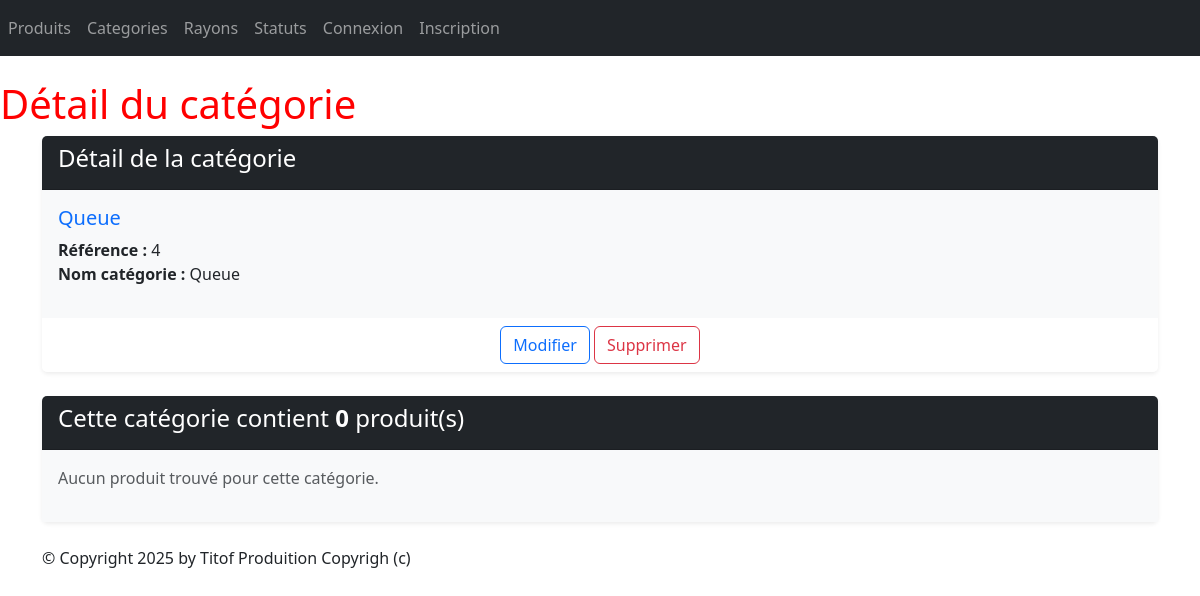
/monApp/categories/4/, run on an earlier commit of the app's database.
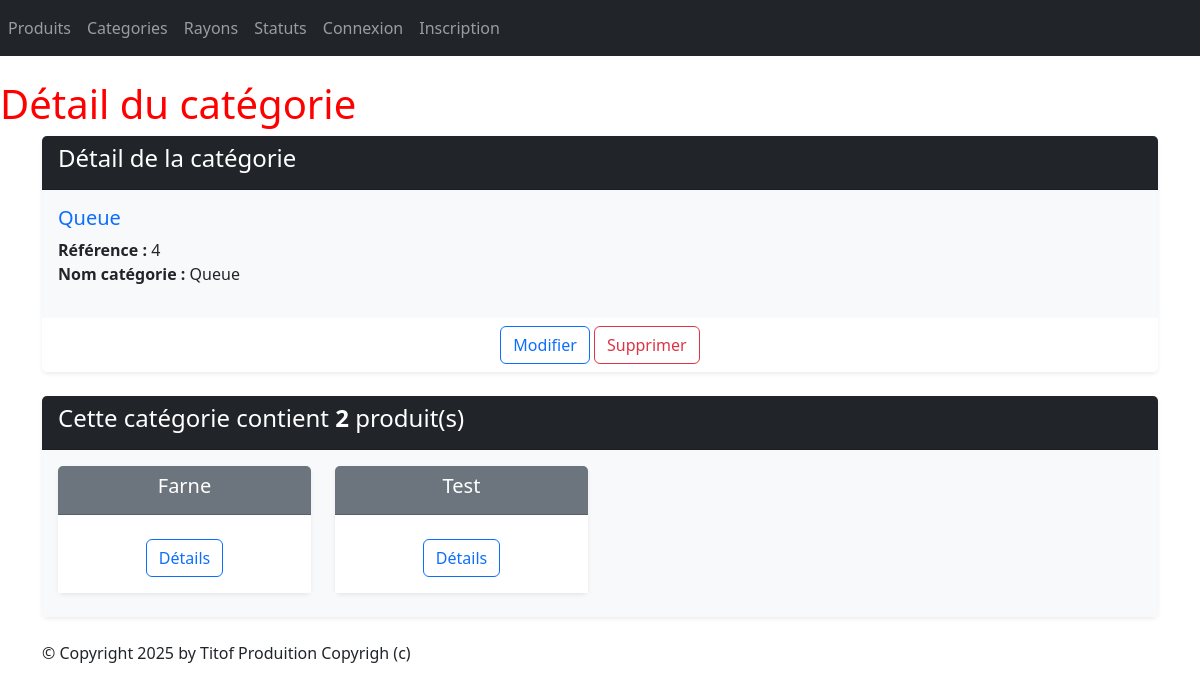
And on a later commit of the database.
### monApp/models.py (models this page shows, shortened)
class Categorie(models.Model):
    idCat = models.AutoField(primary_key=True)
    nomCat = models.CharField(max_length=100)

class Produit(models.Model):
    refProd = models.AutoField(primary_key=True)
    intituleProd = models.CharField(max_length=200)
    prixUnitaireProd = models.DecimalField(max_digits=10, decimal_places=2)
    dateFabProd = models.DateField(default=date.today)
    categorie = models.ForeignKey(Categorie, on_delete=models.CASCADE, related_name="produits_categorie", null=True, blank=True)
    status = models.ForeignKey(Statut, on_delete=models.CASCADE, related_name="produits_status",null=True, blank=True)

### monApp/views.py (the view)
# urls.py: path("categories/<int:pk>/", views.CategorieDetailView.as_view(), name="dtl_categorie"),
class CategorieDetailView(DetailView):
    model = Categorie
    template_name = "monApp/Read/detail/categorie.html"
    context_object_name = "categorie"
    def get_queryset(self):
        return Categorie.objects.annotate(nb_produits=Count('produits_categorie'))
    def get_context_data(self, **kwargs):
        context = super(CategorieDetailView, self).get_context_data(**kwargs)
        context['titremenu'] = "Détail du catégorie"
        context['prdts'] = self.object.produits_categorie.all()
        return context

### monApp/templates/monApp/Read/detail/categorie.html
{% extends 'monApp/base.html' %}
{% block menu %}
    <h1>{{ titremenu }}</h1>
{% endblock %}
{% block contenu %}
    <div class="card mb-4 shadow-sm border-0">
        <div class="card-header bg-dark text-white">
            <h4>Détail de la catégorie</h4>
        </div>
        <div class="card-body bg-light">
            <h5 class="card-title text-primary">{{ categorie.nomCat }}</h5>
            <ul class="list-unstyled">
                <li><strong>Référence :</strong> {{ categorie.idCat }}</li>
                <li><strong>Nom catégorie :</strong> {{ categorie.nomCat }}</li>
            </ul>
        </div>
        <div class="card-footer text-center bg-white border-0">
            <button type="button" class="btn btn-outline-primary" onclick="window.location.href='{% url 'categorie_chng' categorie.idCat %}'">Modifier</button>
            <button onclick="window.location.href='{% url 'dlt_categorie' categorie.idCat %}';" class="btn btn-outline-danger">Supprimer</button>
        </div>
    </div>
    <div class="card mb-4 mt-2 shadow-sm border-0">
        <div class="card-header bg-dark text-white">
            <h4>Cette catégorie contient <strong>{{ categorie.nb_produits }}</strong> produit(s)</h4>
        </div>
        <div class="card-body bg-light">
            <div class="row">
                {% if prdts %}
                    {% for prdt in prdts %}
                        <div class="col-sm-3">
                            <div class="card mb-2 text-center border-0 shadow-sm">
                                <div class="card-header bg-secondary text-white">
                                    <h5 class="card-title">{{ prdt.intituleProd }}</h5>
                                </div>
                                <div class="card-body bg-white">
                                    <a href="{% url 'dtl_prdt' prdt.refProd %}" class="btn btn-outline-primary mt-2">Détails</a>
                                </div>
                            </div>
                        </div>
                    {% endfor %}
                {% else %}
                    <p class="text-muted">Aucun produit trouvé pour cette catégorie.</p>
                {% endif %}
            </div>
        </div>
    </div>
{% endblock %}

What changed in the data, as far as the page shows it:
computed for Categorie "Queue": nb_produits "0" → "2"
now on this page (row edited): Produit: intituleProd "Farne"
added Produit: intituleProd "Test"
Also different on the page:
text no longer shown: "Aucun produit trouvé pour cette catégorie."
